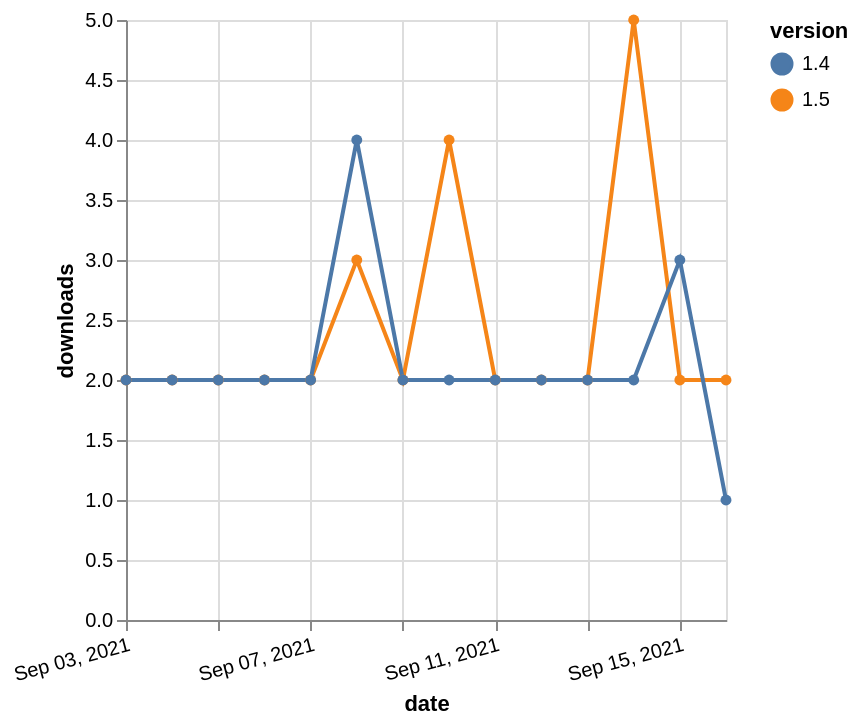

Write the Vega-Lite specification saved for this chart.
### Vega-Lite specification from a JSON file in a GitHub repository (floating-point values rounded to 4 significant figures)
{"$schema": "https://vega.github.io/schema/vega-lite/v5.json", "description": "A simple bar chart with embedded data.", "data": {"values": [{"date": "2021-09-03", "total": 2410, "delta": 2, "version": "1.5"}, {"date": "2021-09-04", "total": 2412, "delta": 2, "version": "1.5"}, {"date": "2021-09-05", "total": 2414, "delta": 2, "version": "1.5"}, {"date": "2021-09-06", "total": 2416, "delta": 2, "version": "1.5"}, {"date": "2021-09-07", "total": 2418, "delta": 2, "version": "1.5"}, {"date": "2021-09-08", "total": 2421, "delta": 3, "version": "1.5"}, {"date": "2021-09-09", "total": 2423, "delta": 2, "version": "1.5"}, {"date": "2021-09-10", "total": 2427, "delta": 4, "version": "1.5"}, {"date": "2021-09-11", "total": 2429, "delta": 2, "version": "1.5"}, {"date": "2021-09-12", "total": 2431, "delta": 2, "version": "1.5"}, {"date": "2021-09-13", "total": 2433, "delta": 2, "version": "1.5"}, {"date": "2021-09-14", "total": 2438, "delta": 5, "version": "1.5"}, {"date": "2021-09-15", "total": 2440, "delta": 2, "version": "1.5"}, {"date": "2021-09-16", "total": 2442, "delta": 2, "version": "1.5"}, {"date": "2021-09-03", "total": 2406, "delta": 2, "version": "1.4"}, {"date": "2021-09-04", "total": 2408, "delta": 2, "version": "1.4"}, {"date": "2021-09-05", "total": 2410, "delta": 2, "version": "1.4"}, {"date": "2021-09-06", "total": 2412, "delta": 2, "version": "1.4"}, {"date": "2021-09-07", "total": 2414, "delta": 2, "version": "1.4"}, {"date": "2021-09-08", "total": 2418, "delta": 4, "version": "1.4"}, {"date": "2021-09-09", "total": 2420, "delta": 2, "version": "1.4"}, {"date": "2021-09-10", "total": 2422, "delta": 2, "version": "1.4"}, {"date": "2021-09-11", "total": 2424, "delta": 2, "version": "1.4"}, {"date": "2021-09-12", "total": 2426, "delta": 2, "version": "1.4"}, {"date": "2021-09-13", "total": 2428, "delta": 2, "version": "1.4"}, {"date": "2021-09-14", "total": 2430, "delta": 2, "version": "1.4"}, {"date": "2021-09-15", "total": 2433, "delta": 3, "version": "1.4"}, {"date": "2021-09-16", "total": 2434, "delta": 1, "version": "1.4"}]}, "width": "container", "mark": {"type": "line", "point": {"filled": true}}, "encoding": {"x": {"field": "date", "type": "temporal", "timeUnit": "yearmonthdate", "title": "date", "axis": {"labelAngle": -15}}, "y": {"field": "delta", "type": "quantitative", "title": "downloads"}, "color": {"field": "version", "type": "nominal"}, "tooltip": {"field": "delta"}}}
